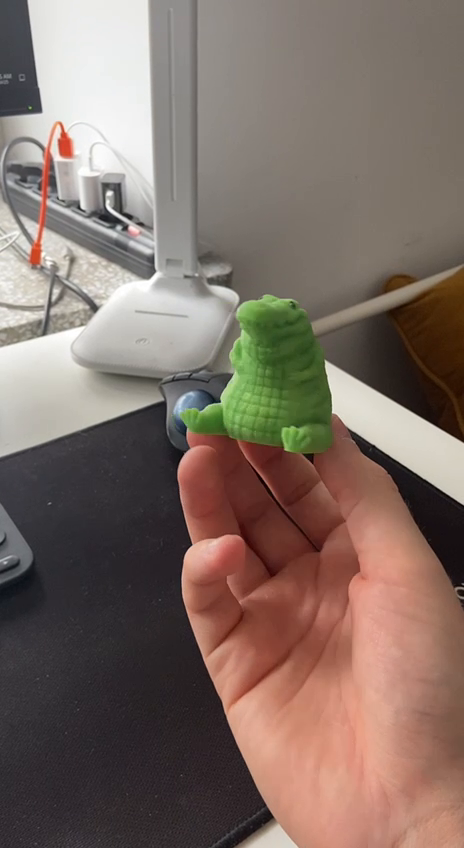
#> input picture frame 54 of PRO_1/resources/IMG_1967.MOV, 464 x 848 px, given in place of rgb_ball_720.mp4, which was not available
$ python main.py
#> lines starting #> are read from the running program, lines starting #| are printed output that depends on the picture; after the words box and inside, x2 and y2 are one past the last pixel; in counts of white or black regions, pixels touching at a corner belong together; pictures that were not available may be replaced by others from this repository, and a replacement may not be noted
import cv2
import numpy as np

width = 1280
height = 720

kernel = np.ones((13, 13), np.uint8) # for closing

color_ranges = {
    'red': {'lower1': np.array([0, 140, 140]), 'upper1': np.array([5, 255, 255]),
            'lower2': np.array([160, 140, 140]), 'upper2': np.array([179, 255, 255])},
    'green': {'lower': np.array([35, 100, 100]), 'upper': np.array([85, 255, 255])},
    'blue': {'lower': np.array([100, 100, 100]), 'upper': np.array([130, 255, 255])},
    'yellow': {'lower': np.array([20, 100, 100]), 'upper': np.array([35, 255, 255])},
    'orange': {'lower': np.array([10, 100, 100]), 'upper': np.array([25, 255, 255])},
    'purple': {'lower': np.array([130, 100, 100]), 'upper': np.array([160, 255, 255])},
    'pink': {'lower': np.array([145, 30, 150]), 'upper': np.array([165, 120, 255])},
}

def make_mask_for_green(hsv):
    return cv2.inRange(hsv, color_ranges["green"]["lower"], color_ranges["green"]["upper"])


# [5 lines left out: function make_mask_for_red, not called in this run]

def make_four_color_mask(hsv):
    red_mask1 = cv2.inRange(hsv, color_ranges["red"]["lower1"], color_ranges["red"]["upper1"])
    red_mask2 = cv2.inRange(hsv, color_ranges["red"]["lower2"], color_ranges["red"]["upper2"])
    green_mask = cv2.inRange(hsv, color_ranges["green"]["lower"], color_ranges["green"]["upper"])
    blue_mask = cv2.inRange(hsv, color_ranges["blue"]["lower"], color_ranges["blue"]["upper"])
    yellow_mask = cv2.inRange(hsv, color_ranges["yellow"]["lower"], color_ranges["yellow"]["upper"])

    return red_mask1 + red_mask2 + green_mask + blue_mask + yellow_mask


def mark_object(contours, frame):
    for contour in contours:
        if cv2.contourArea(contour) > 10:
            M = cv2.moments(contour)
            if M["m00"] != 0:
                cx = int(M["m10"] / M["m00"])
                cy = int(M["m01"] / M["m00"])
                x, y, w, h = cv2.boundingRect(contour)
                cv2.drawMarker(frame, (int(cx), int(cy)), color=(255, 255, 255), markerType=cv2.MARKER_CROSS, thickness=1)
                cv2.rectangle(frame, (x, y), (x + w, y + h), (0, 255, 0), 1)
                cv2.putText(frame, f"x: {x}, y:{y}", (x, y - 20), cv2.FONT_HERSHEY_SIMPLEX, 0.5, (255, 255, 255), 1)


if __name__ == '__main__':
    # cap = cv2.VideoCapture("PRO_1/resources/movingball.mp4")
    # cap = cv2.VideoCapture("PRO_1/resources/IMG_1967.MOV")
    cap = cv2.VideoCapture("PRO_1/resources/rgb_ball_720.mp4")
    # cap = cv2.VideoCapture(0)
    if not cap.isOpened():
        print("Error opening video file")
        exit()

    fps = cap.get(cv2.CAP_PROP_FPS) # Get video properties for the output video

    # Define codec and create VideoWriter object
    fourcc = cv2.VideoWriter_fourcc(*'MJPG')
    output_path = 'output_marked_video.avi'
    out = cv2.VideoWriter(output_path, fourcc, fps, (width, height))

    while cap.isOpened():
        ret, frame = cap.read()
#> frame is the input picture: shape (848, 464, 3); mean B, G, R 101.5, 110.1, 127.2
        if not ret:
            print("End of video or error reading frame")
            break

        resized_frame = cv2.resize(frame, (width, height)) # resize the frame
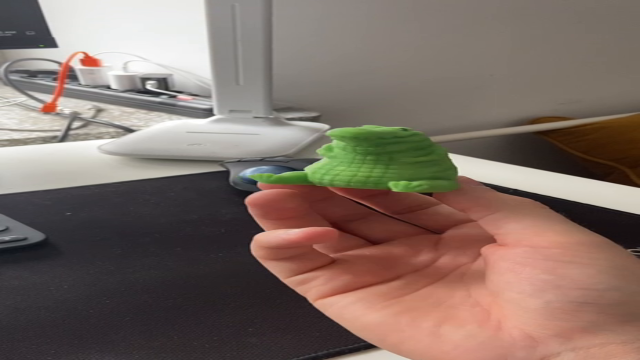
#> resized_frame: shape (720, 1280, 3) (shown at 1/2 size); mean B, G, R 101.4, 110.1, 127.1
        blured_frame = cv2.GaussianBlur(resized_frame, (13, 13), 0) # troche bluru

        hsv = cv2.cvtColor(blured_frame, cv2.COLOR_BGR2HSV) # Convert BGR to HSV
#> hsv: shape (720, 1280, 3); mean H, S, V 49.5, 57.3, 128.8
        mask = make_four_color_mask(hsv)
#> in make_four_color_mask, `red_mask1 = cv2.inRange(hsv, color_ranges["red"]["lower1"], color_rang..`:
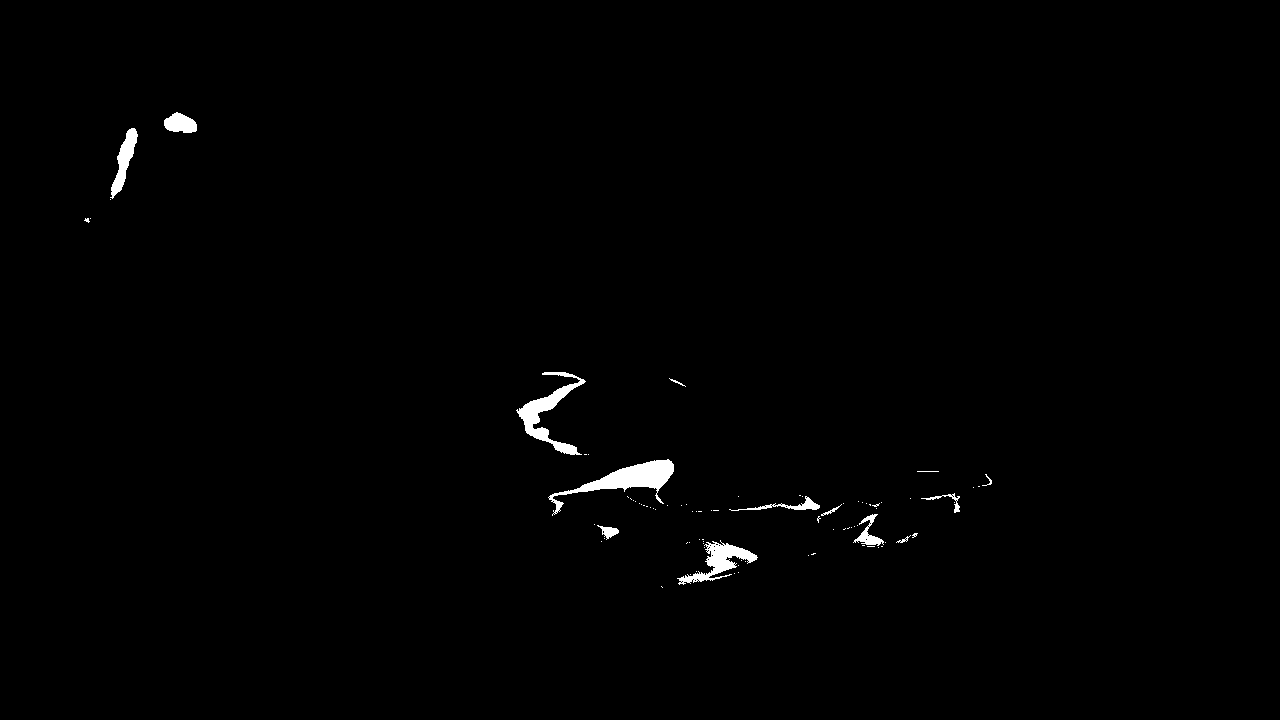
#> red_mask1: shape (720, 1280); 0.78% white; 86 white regions (72 under 20 px), largest, box (x1, y1, x2, y2) and area: (548, 459, 674, 516) 1937, (516, 372, 586, 455) 1512, (677, 540, 758, 585) 1180
#> in make_four_color_mask, `green_mask = cv2.inRange(hsv, color_ranges["green"]["lower"], color_ra..`:
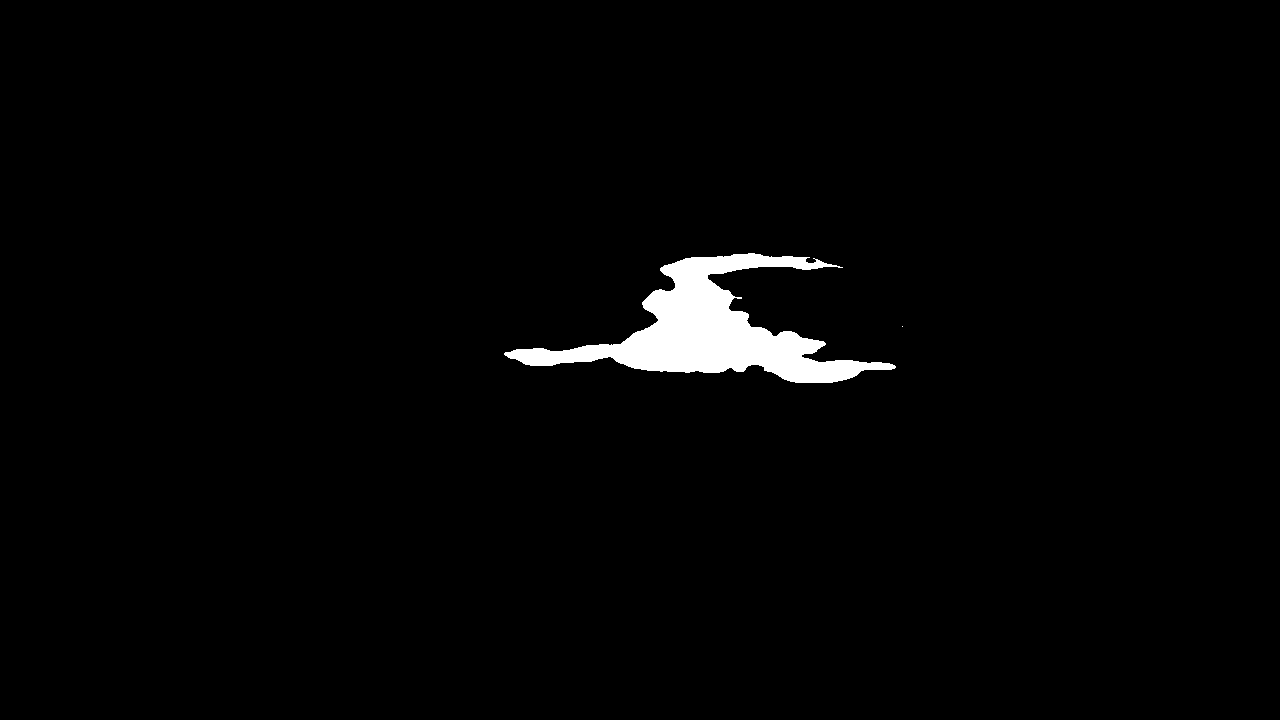
#> green_mask: shape (720, 1280); 1.9% white; 2 white regions (1 under 20 px), largest, box (x1, y1, x2, y2) and area: (504, 253, 896, 383) 17263
        res = cv2.bitwise_and(blured_frame, blured_frame, mask=mask) # Bitwise-AND mask and original image
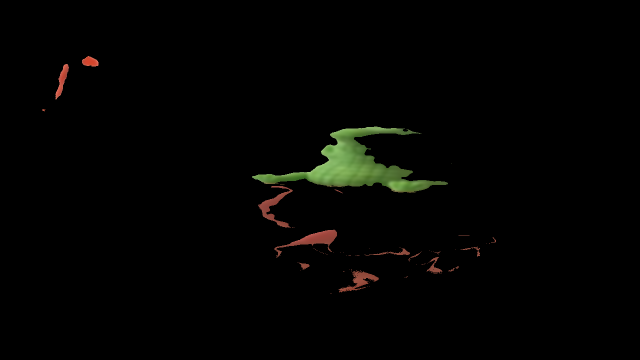
#> res: shape (720, 1280, 3) (shown at 1/2 size); mean B, G, R 1.8, 3.3, 3.1

        closing = cv2.morphologyEx(res, cv2.MORPH_CLOSE, kernel) # zamknięcie aby odfiltrować otwory w kuli

        marked_frame = resized_frame.copy() # Create a copy for drawing markers

        contours, _ = cv2.findContours(mask, 1, 2) # Find contours in the mask
#> contours = 141 contours, 128 with area under 20; largest, box (x1, y1, x2, y2) and area: (504, 253, 896, 386) 16826, (548, 459, 674, 516) 1769, (516, 372, 586, 455) 1330, (677, 540, 758, 585) 1024, (110, 128, 138, 199) 674
        mark_object(contours, marked_frame)
#> the loop in mark_object, `for contour in contours:` made 141 passes
#> (cx, cy, x, y, w, h) on passes 45, 53, 64, 69, 94, 115, 121, 124: (720, 560, 677, 540, 81, 45), (903, 539, 896, 535, 15, 8), (608, 531, 597, 525, 22, 15), (868, 533, 853, 514, 31, 32), (829, 510, 821, 504, 21, 12), (794, 505, 729, 496, 91, 15), (949, 500, 921, 493, 39, 20), (989, 479, 982, 474, 10, 12)
#> after the loop in mark_object, `for contour in contours:`:
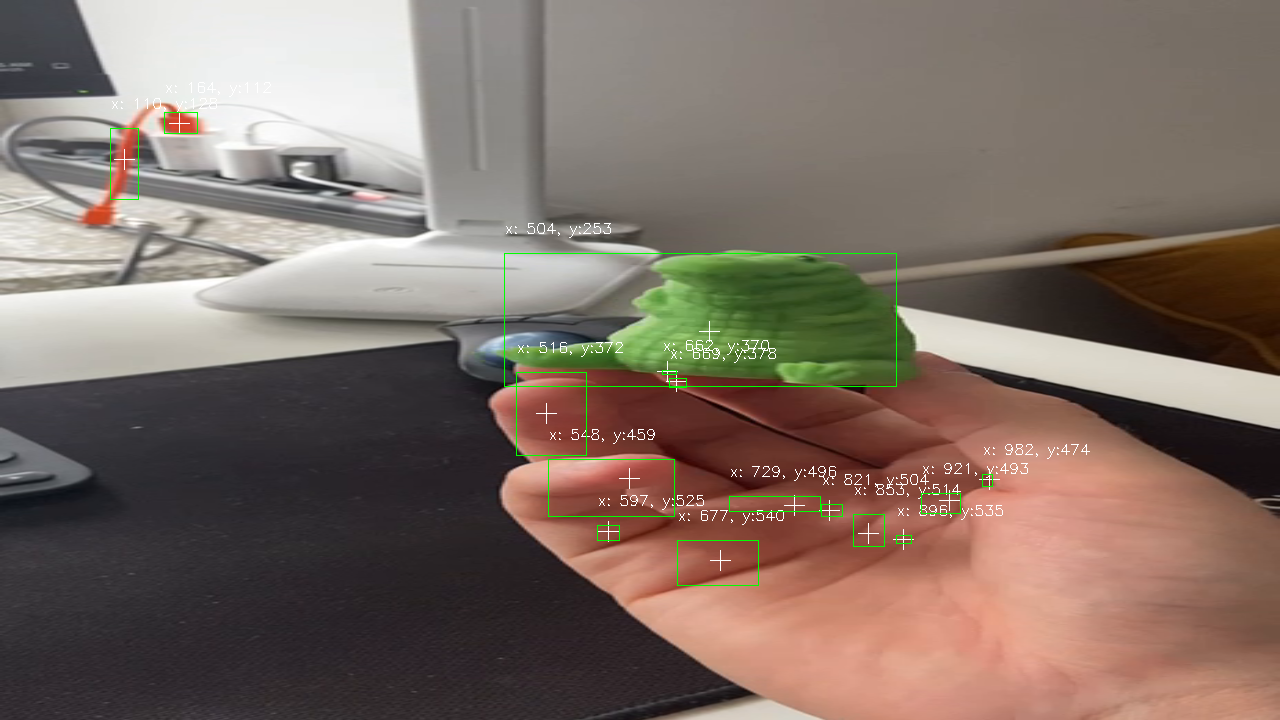
#> frame: shape (720, 1280, 3); mean B, G, R 101.7, 111.1, 127.1

        out.write(marked_frame)

        # Display the frame
        cv2.imshow("Original", resized_frame)
        cv2.imshow("Object detection", marked_frame)
        cv2.imshow('Mask', closing)
        if cv2.waitKey(25) == 27: # Press 'q' to exit
#> (key Esc is pressed here)
            break
    cap.release() # Release the video capture object and close all windows
    cv2.destroyAllWindows()
